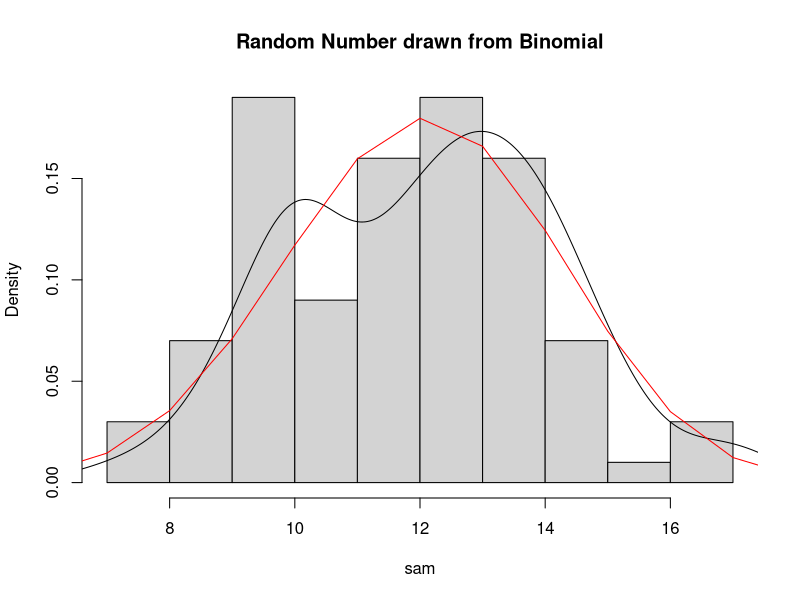
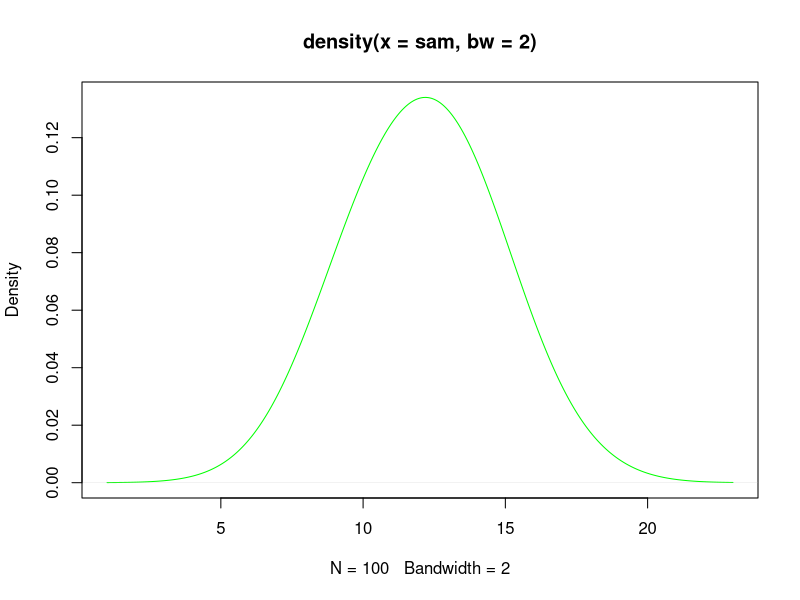
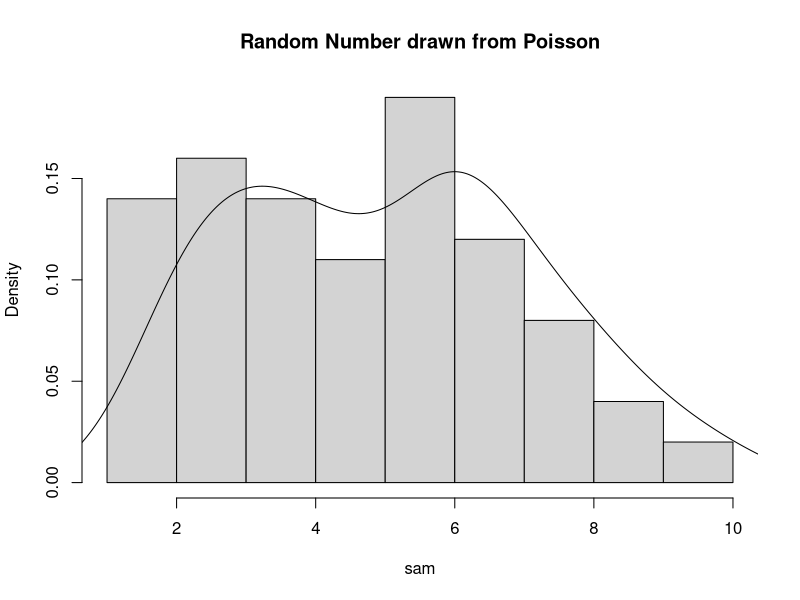
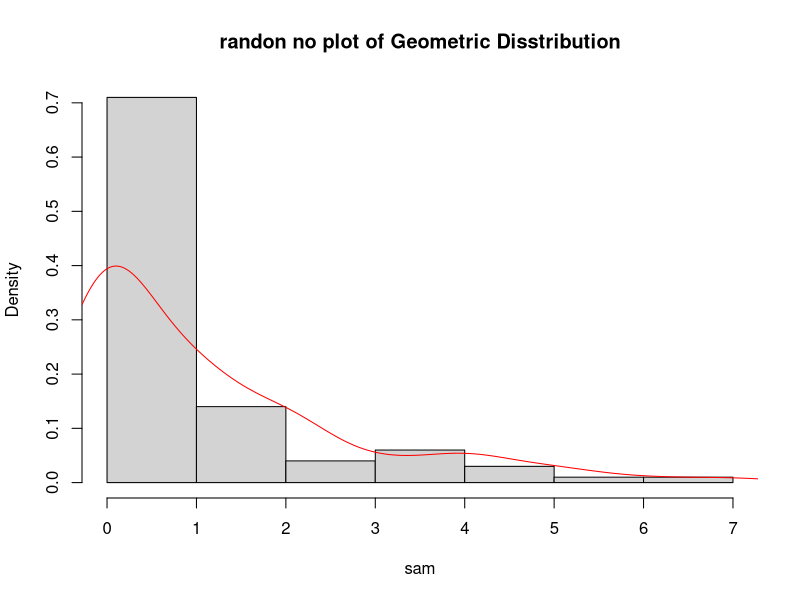
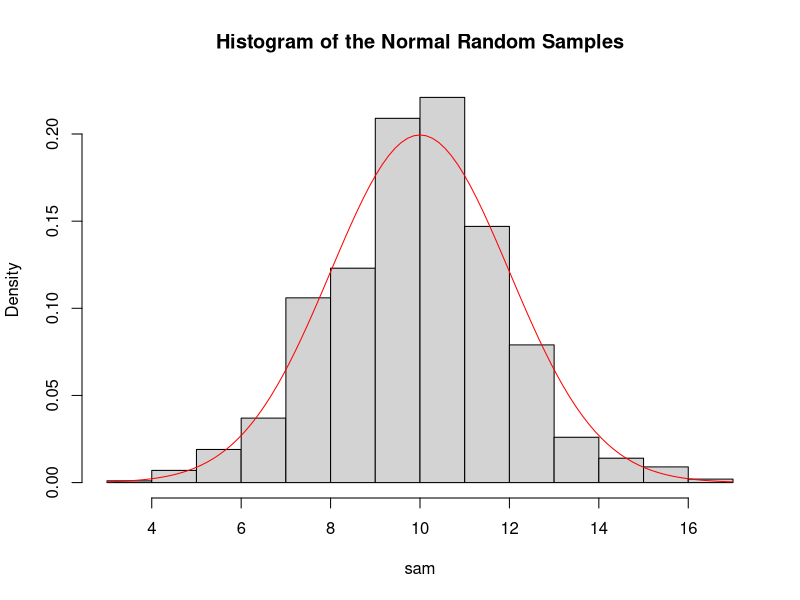
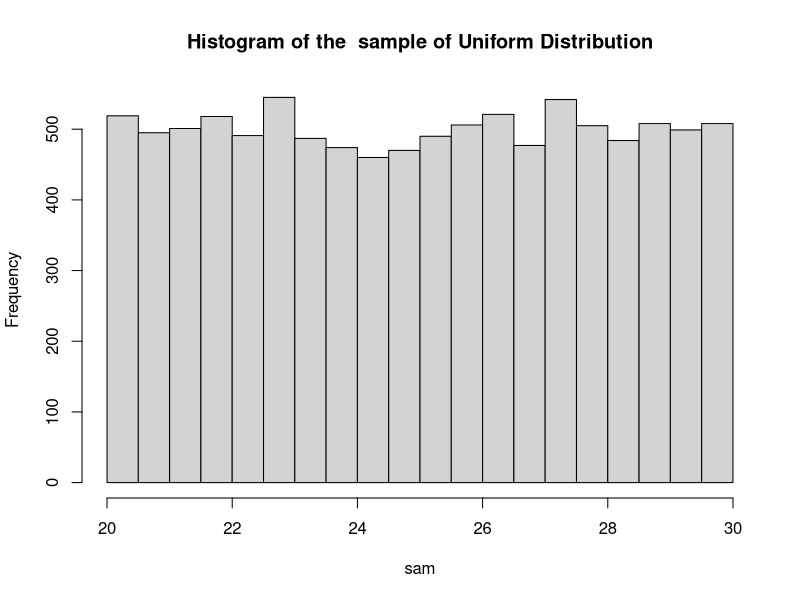
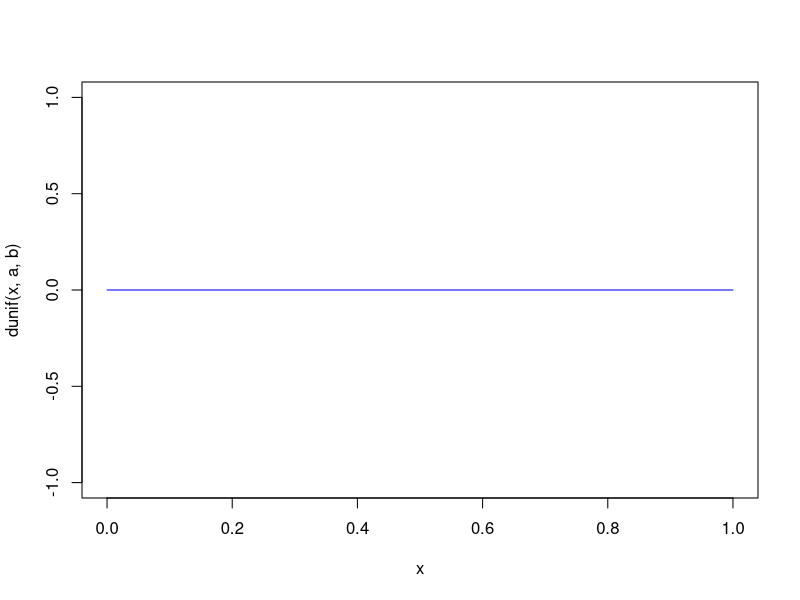
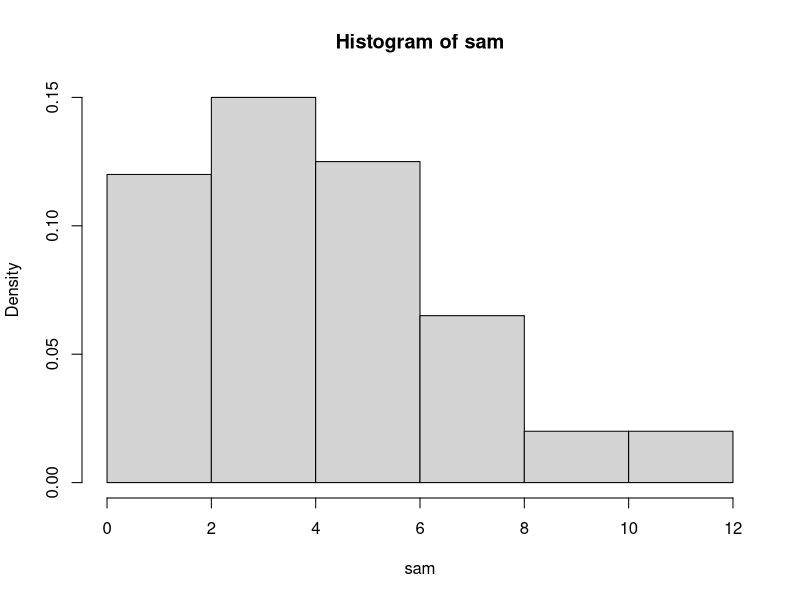

Recreate these plots in R, in order.

#1)Binomial Distribution.
n=20
p=0.6
set.seed(3) # for fix the random sple after multiple run
sam=rbinom(100,n,p)
hist(sam,main='Random Number drawn from Binomial',probability=TRUE)
lines(density(sam))#for the line to the distribution.
x=0:20
points (x,dbinom(x,20,0.6),col='red',type="l")
plot(density(sam,bw=2),col="green")

# summary
m=mean(sam);v=var(sam);SD=sd(sam);med=median(sam);ra=max(sam)-mean(sam)
df=data.frame(m,v,SD,med,ra);df
quar=quantile(sam,probs = c(0.25,0.50,0.75));quar

mod=function(sam){
  u=unique(sam)
  u[which.max(tabulate(match(sam,u)))]
}
mod(sam)
summary(sam)
ls() #how many variable we use before.
rm(list=ls(all=TRUE)) #to remove all previous variable from R memory we use before..
#2)Poisson Distribution.
rate=5
set.seed(40) #any integer we can take as argument 
sam=rpois(100,lambda = rate)
hist(sam,probability=TRUE,main='Random Number drawn from Poisson')
lines(density(sam))
#summary:\
m=mean(sam);v=var(sam);SD=sd(sam);med=median(sam);ra=max(sam)-mean(sam)
df=data.frame(m,v,SD,med,ra);df
quar=quantile(sam,probs = c(0.25,0.50,0.75));quar

mod=function(sam){
  u=unique(sam)
  u[which.max(tabulate(match(sam,u)))]
}
mod(sam)
summary(sam)


#3)Geometric Distribution:
rm(list=ls(all=TRUE))
set.seed(30)
p=0.5
sam=rgeom(100,prob = 0.5)
hist(sam,probability = TRUE,main="randon no plot of Geometric Disstribution")
lines(density(sam),col='red')
#summary:\
m=mean(sam);v=var(sam);SD=sd(sam);med=median(sam);ra=max(sam)-mean(sam)
df=data.frame(m,v,SD,med,ra);df
quar=quantile(sam,probs = c(0.25,0.50,0.75));quar

mod=function(sam){
  u=unique(sam)
  u[which.max(tabulate(match(sam,u)))]
}
mod(sam)
summary(sam)


#4)Normal Distribution:
rm(list=ls(all=TRUE))
set.seed(80)
mu=10
sd=2
sam=rnorm(1000,mu,sd)
hist(sam,probability = TRUE,main="Histogram of the Normal Random Samples")
curve(dnorm(x,mu,sd),col="red",add=TRUE)
#summary:\
m=mean(sam);v=var(sam);SD=sd(sam);med=median(sam);ra=max(sam)-mean(sam)
df=data.frame(m,v,SD,med,ra);df
quar=quantile(sam,probs = c(0.25,0.50,0.75));quar

mod=function(sam){
  u=unique(sam)
  u[which.max(tabulate(match(sam,u)))]
}
mod(sam)
summary(sam)


#5)Uniform Distribution:
rm(list = ls(all=TRUE))
x=1:100
ls()
a=20
b=30
sam=runif(10000,a,b)
hist(sam,main="Histogram of the  sample of Uniform Distribution")
curve(dunif(x,a,b),col="blue")
#summary:\
m=mean(sam);v=var(sam);SD=sd(sam);med=median(sam);ra=max(sam)-mean(sam)
df=data.frame(m,v,SD,med,ra);df
quar=quantile(sam,probs = c(0.25,0.50,0.75));quar

mod=function(sam){
  u=unique(sam)
  u[which.max(tabulate(match(sam,u)))]
}
mod(sam)
summary(sam)

#Gamma Dist:
x=1:100
ls()
set.seed(23)
l=2
r=2
x=1:1000
sam=rgamma(100,l,1/r)
hist(sam,probability = TRUE)
curve(dgamma(x,l,1/r),col='red')
lines(dgamma(x,l,1/r),type="l",col='blue')
lines(dgamma(x,l,1/r),type="l",col='green')
